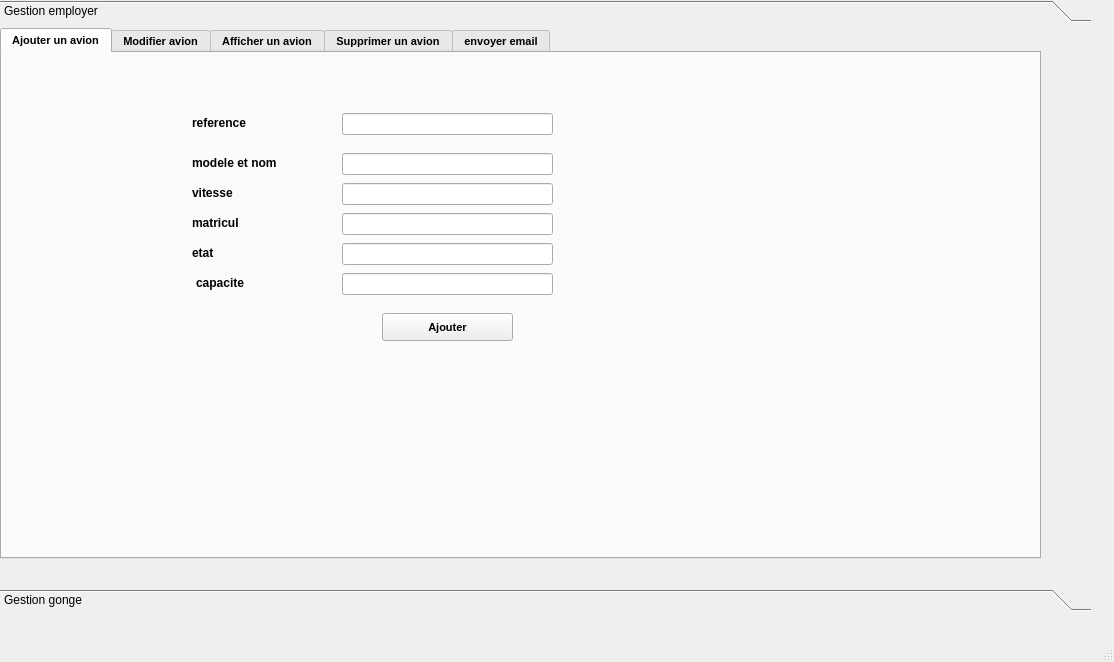
<?xml version="1.0" encoding="UTF-8"?>
<ui version="4.0">
 <class>MainWindow</class>
 <widget class="QMainWindow" name="MainWindow">
  <property name="geometry">
   <rect>
    <x>0</x>
    <y>0</y>
    <width>1114</width>
    <height>662</height>
   </rect>
  </property>
  <property name="windowTitle">
   <string>MainWindow</string>
  </property>
  <widget class="QWidget" name="centralwidget">
   <widget class="QToolBox" name="toolBox">
    <property name="geometry">
     <rect>
      <x>0</x>
      <y>0</y>
      <width>1091</width>
      <height>611</height>
     </rect>
    </property>
    <property name="currentIndex">
     <number>0</number>
    </property>
    <widget class="QWidget" name="page">
     <property name="geometry">
      <rect>
       <x>0</x>
       <y>0</y>
       <width>1091</width>
       <height>549</height>
      </rect>
     </property>
     <attribute name="label">
      <string>Gestion employer</string>
     </attribute>
     <widget class="QTabWidget" name="tabWidget">
      <property name="geometry">
       <rect>
        <x>0</x>
        <y>0</y>
        <width>1041</width>
        <height>531</height>
       </rect>
      </property>
      <property name="font">
       <font>
        <pointsize>8</pointsize>
        <weight>75</weight>
        <bold>true</bold>
        <underline>false</underline>
       </font>
      </property>
      <property name="currentIndex">
       <number>0</number>
      </property>
      <widget class="QWidget" name="tab_8">
       <attribute name="title">
        <string>Ajouter un avion</string>
       </attribute>
       <widget class="QLabel" name="reference">
        <property name="geometry">
         <rect>
          <x>190</x>
          <y>130</y>
          <width>111</width>
          <height>20</height>
         </rect>
        </property>
        <property name="font">
         <font>
          <pointsize>9</pointsize>
          <weight>75</weight>
          <bold>true</bold>
          <underline>false</underline>
         </font>
        </property>
        <property name="text">
         <string>vitesse</string>
        </property>
       </widget>
       <widget class="QLineEdit" name="age">
        <property name="geometry">
         <rect>
          <x>340</x>
          <y>220</y>
          <width>211</width>
          <height>22</height>
         </rect>
        </property>
       </widget>
       <widget class="QLabel" name="type">
        <property name="geometry">
         <rect>
          <x>194</x>
          <y>220</y>
          <width>61</width>
          <height>20</height>
         </rect>
        </property>
        <property name="font">
         <font>
          <pointsize>9</pointsize>
          <weight>75</weight>
          <bold>true</bold>
          <underline>false</underline>
         </font>
        </property>
        <property name="text">
         <string>capacite</string>
        </property>
       </widget>
       <widget class="QLineEdit" name="nom">
        <property name="geometry">
         <rect>
          <x>340</x>
          <y>160</y>
          <width>211</width>
          <height>22</height>
         </rect>
        </property>
       </widget>
       <widget class="QLineEdit" name="cin">
        <property name="geometry">
         <rect>
          <x>340</x>
          <y>130</y>
          <width>211</width>
          <height>22</height>
         </rect>
        </property>
       </widget>
       <widget class="QLabel" name="quantite">
        <property name="geometry">
         <rect>
          <x>190</x>
          <y>160</y>
          <width>81</width>
          <height>20</height>
         </rect>
        </property>
        <property name="font">
         <font>
          <pointsize>9</pointsize>
          <weight>75</weight>
          <bold>true</bold>
          <underline>false</underline>
         </font>
        </property>
        <property name="text">
         <string>matricul</string>
        </property>
       </widget>
       <widget class="QLineEdit" name="prenom">
        <property name="geometry">
         <rect>
          <x>340</x>
          <y>190</y>
          <width>211</width>
          <height>22</height>
         </rect>
        </property>
       </widget>
       <widget class="QLabel" name="prix">
        <property name="geometry">
         <rect>
          <x>190</x>
          <y>190</y>
          <width>141</width>
          <height>20</height>
         </rect>
        </property>
        <property name="font">
         <font>
          <pointsize>9</pointsize>
          <weight>75</weight>
          <bold>true</bold>
          <underline>false</underline>
         </font>
        </property>
        <property name="text">
         <string>etat</string>
        </property>
       </widget>
       <widget class="QPushButton" name="ajouter">
        <property name="geometry">
         <rect>
          <x>380</x>
          <y>260</y>
          <width>131</width>
          <height>28</height>
         </rect>
        </property>
        <property name="text">
         <string>Ajouter</string>
        </property>
       </widget>
       <widget class="QLineEdit" name="matricule">
        <property name="geometry">
         <rect>
          <x>340</x>
          <y>100</y>
          <width>211</width>
          <height>22</height>
         </rect>
        </property>
       </widget>
       <widget class="QLabel" name="reference_4">
        <property name="geometry">
         <rect>
          <x>190</x>
          <y>100</y>
          <width>111</width>
          <height>20</height>
         </rect>
        </property>
        <property name="font">
         <font>
          <pointsize>9</pointsize>
          <weight>75</weight>
          <bold>true</bold>
          <underline>false</underline>
         </font>
        </property>
        <property name="text">
         <string>modele et nom</string>
        </property>
       </widget>
       <widget class="QLineEdit" name="numcontart">
        <property name="geometry">
         <rect>
          <x>340</x>
          <y>60</y>
          <width>211</width>
          <height>22</height>
         </rect>
        </property>
       </widget>
       <widget class="QLabel" name="reference_6">
        <property name="geometry">
         <rect>
          <x>190</x>
          <y>60</y>
          <width>111</width>
          <height>20</height>
         </rect>
        </property>
        <property name="font">
         <font>
          <pointsize>9</pointsize>
          <weight>75</weight>
          <bold>true</bold>
          <underline>false</underline>
         </font>
        </property>
        <property name="text">
         <string>reference</string>
        </property>
       </widget>
      </widget>
      <widget class="QWidget" name="tab_9">
       <attribute name="title">
        <string>Modifier avion</string>
       </attribute>
       <widget class="QLabel" name="label_18">
        <property name="geometry">
         <rect>
          <x>210</x>
          <y>110</y>
          <width>321</width>
          <height>16</height>
         </rect>
        </property>
        <property name="font">
         <font>
          <pointsize>9</pointsize>
          <weight>75</weight>
          <bold>true</bold>
          <underline>true</underline>
         </font>
        </property>
        <property name="text">
         <string>Saisir le cin de l'employer à modifier :</string>
        </property>
       </widget>
       <widget class="QPushButton" name="modifier_2">
        <property name="geometry">
         <rect>
          <x>250</x>
          <y>390</y>
          <width>201</width>
          <height>28</height>
         </rect>
        </property>
        <property name="font">
         <font>
          <pointsize>8</pointsize>
          <weight>75</weight>
          <bold>true</bold>
          <underline>false</underline>
         </font>
        </property>
        <property name="text">
         <string>Modifier employer</string>
        </property>
       </widget>
       <widget class="QLabel" name="type_7">
        <property name="geometry">
         <rect>
          <x>160</x>
          <y>260</y>
          <width>61</width>
          <height>20</height>
         </rect>
        </property>
        <property name="font">
         <font>
          <pointsize>9</pointsize>
          <weight>75</weight>
          <bold>true</bold>
          <underline>false</underline>
         </font>
        </property>
        <property name="text">
         <string>matricule</string>
        </property>
       </widget>
       <widget class="QLineEdit" name="nom_4">
        <property name="geometry">
         <rect>
          <x>310</x>
          <y>200</y>
          <width>211</width>
          <height>22</height>
         </rect>
        </property>
       </widget>
       <widget class="QLabel" name="reference_8">
        <property name="geometry">
         <rect>
          <x>160</x>
          <y>170</y>
          <width>111</width>
          <height>20</height>
         </rect>
        </property>
        <property name="font">
         <font>
          <pointsize>9</pointsize>
          <weight>75</weight>
          <bold>true</bold>
          <underline>false</underline>
         </font>
        </property>
        <property name="text">
         <string>reference</string>
        </property>
       </widget>
       <widget class="QLabel" name="quantite_8">
        <property name="geometry">
         <rect>
          <x>150</x>
          <y>200</y>
          <width>151</width>
          <height>20</height>
         </rect>
        </property>
        <property name="font">
         <font>
          <pointsize>9</pointsize>
          <weight>75</weight>
          <bold>true</bold>
          <underline>false</underline>
         </font>
        </property>
        <property name="text">
         <string>modele et nom </string>
        </property>
       </widget>
       <widget class="QComboBox" name="comboBox_3">
        <property name="geometry">
         <rect>
          <x>310</x>
          <y>170</y>
          <width>211</width>
          <height>22</height>
         </rect>
        </property>
       </widget>
       <widget class="QLabel" name="prix_7">
        <property name="geometry">
         <rect>
          <x>160</x>
          <y>230</y>
          <width>141</width>
          <height>20</height>
         </rect>
        </property>
        <property name="font">
         <font>
          <pointsize>9</pointsize>
          <weight>75</weight>
          <bold>true</bold>
          <underline>false</underline>
         </font>
        </property>
        <property name="text">
         <string>vitesse</string>
        </property>
       </widget>
       <widget class="QLineEdit" name="matricule_4">
        <property name="geometry">
         <rect>
          <x>310</x>
          <y>260</y>
          <width>211</width>
          <height>22</height>
         </rect>
        </property>
       </widget>
       <widget class="QLineEdit" name="prenom_4">
        <property name="geometry">
         <rect>
          <x>310</x>
          <y>230</y>
          <width>211</width>
          <height>22</height>
         </rect>
        </property>
       </widget>
       <widget class="QLineEdit" name="age_4">
        <property name="geometry">
         <rect>
          <x>310</x>
          <y>300</y>
          <width>211</width>
          <height>22</height>
         </rect>
        </property>
       </widget>
       <widget class="QLineEdit" name="num_contrat">
        <property name="geometry">
         <rect>
          <x>310</x>
          <y>340</y>
          <width>211</width>
          <height>22</height>
         </rect>
        </property>
       </widget>
       <widget class="QLabel" name="type_8">
        <property name="geometry">
         <rect>
          <x>160</x>
          <y>300</y>
          <width>61</width>
          <height>20</height>
         </rect>
        </property>
        <property name="font">
         <font>
          <pointsize>9</pointsize>
          <weight>75</weight>
          <bold>true</bold>
          <underline>false</underline>
         </font>
        </property>
        <property name="text">
         <string>etat</string>
        </property>
       </widget>
       <widget class="QLabel" name="type_11">
        <property name="geometry">
         <rect>
          <x>160</x>
          <y>340</y>
          <width>121</width>
          <height>20</height>
         </rect>
        </property>
        <property name="font">
         <font>
          <pointsize>9</pointsize>
          <weight>75</weight>
          <bold>true</bold>
          <underline>false</underline>
         </font>
        </property>
        <property name="text">
         <string>capacite</string>
        </property>
       </widget>
      </widget>
      <widget class="QWidget" name="tab_10">
       <attribute name="title">
        <string>Afficher un avion</string>
       </attribute>
       <widget class="QTableView" name="tabemployer">
        <property name="geometry">
         <rect>
          <x>30</x>
          <y>70</y>
          <width>661</width>
          <height>381</height>
         </rect>
        </property>
       </widget>
       <widget class="QLabel" name="label_31">
        <property name="geometry">
         <rect>
          <x>70</x>
          <y>40</y>
          <width>101</width>
          <height>16</height>
         </rect>
        </property>
        <property name="font">
         <font>
          <pointsize>9</pointsize>
          <weight>75</weight>
          <bold>true</bold>
          <underline>false</underline>
         </font>
        </property>
        <property name="text">
         <string>modele</string>
        </property>
       </widget>
       <widget class="QCheckBox" name="checkBox_2">
        <property name="geometry">
         <rect>
          <x>410</x>
          <y>40</y>
          <width>121</width>
          <height>21</height>
         </rect>
        </property>
        <property name="text">
         <string>decroissant</string>
        </property>
       </widget>
       <widget class="QLineEdit" name="lineEdit_19">
        <property name="geometry">
         <rect>
          <x>190</x>
          <y>40</y>
          <width>201</width>
          <height>22</height>
         </rect>
        </property>
       </widget>
      </widget>
      <widget class="QWidget" name="tab_11">
       <attribute name="title">
        <string>Supprimer un avion</string>
       </attribute>
       <widget class="QPushButton" name="supprimer">
        <property name="geometry">
         <rect>
          <x>360</x>
          <y>170</y>
          <width>201</width>
          <height>28</height>
         </rect>
        </property>
        <property name="font">
         <font>
          <pointsize>8</pointsize>
          <weight>75</weight>
          <bold>true</bold>
          <underline>false</underline>
         </font>
        </property>
        <property name="text">
         <string>Supprimer avion</string>
        </property>
       </widget>
       <widget class="QLabel" name="label_20">
        <property name="geometry">
         <rect>
          <x>240</x>
          <y>110</y>
          <width>321</width>
          <height>16</height>
         </rect>
        </property>
        <property name="font">
         <font>
          <pointsize>9</pointsize>
          <weight>75</weight>
          <bold>true</bold>
          <underline>true</underline>
         </font>
        </property>
        <property name="text">
         <string>Saisir le cin de l'empoyer à supprimer:</string>
        </property>
       </widget>
       <widget class="QLineEdit" name="sup">
        <property name="enabled">
         <bool>false</bool>
        </property>
        <property name="geometry">
         <rect>
          <x>570</x>
          <y>140</y>
          <width>113</width>
          <height>22</height>
         </rect>
        </property>
       </widget>
       <widget class="QLabel" name="reference_sup_4">
        <property name="geometry">
         <rect>
          <x>240</x>
          <y>140</y>
          <width>101</width>
          <height>16</height>
         </rect>
        </property>
        <property name="font">
         <font>
          <pointsize>9</pointsize>
          <weight>75</weight>
          <bold>true</bold>
          <underline>false</underline>
         </font>
        </property>
        <property name="text">
         <string>cin</string>
        </property>
       </widget>
       <widget class="QComboBox" name="comboBox_5">
        <property name="geometry">
         <rect>
          <x>360</x>
          <y>140</y>
          <width>201</width>
          <height>22</height>
         </rect>
        </property>
       </widget>
      </widget>
      <widget class="QWidget" name="tab_2">
       <attribute name="title">
        <string>envoyer email</string>
       </attribute>
       <widget class="QWidget" name="layoutWidget">
        <property name="geometry">
         <rect>
          <x>140</x>
          <y>20</y>
          <width>631</width>
          <height>380</height>
         </rect>
        </property>
        <layout class="QFormLayout" name="formLayout_3">
         <property name="fieldGrowthPolicy">
          <enum>QFormLayout::ExpandingFieldsGrow</enum>
         </property>
         <property name="rowWrapPolicy">
          <enum>QFormLayout::WrapLongRows</enum>
         </property>
         <property name="verticalSpacing">
          <number>9</number>
         </property>
         <item row="0" column="0">
          <widget class="QLabel" name="label_15">
           <property name="text">
            <string>Smtp-server:</string>
           </property>
          </widget>
         </item>
         <item row="1" column="0">
          <widget class="QLabel" name="label_16">
           <property name="text">
            <string>Server port:</string>
           </property>
          </widget>
         </item>
         <item row="2" column="0">
          <widget class="QLabel" name="label_17">
           <property name="text">
            <string>Username:</string>
           </property>
          </widget>
         </item>
         <item row="3" column="0">
          <widget class="QLabel" name="label_22">
           <property name="text">
            <string>Password:</string>
           </property>
          </widget>
         </item>
         <item row="4" column="0">
          <widget class="QLabel" name="label_23">
           <property name="text">
            <string>Recipant to:</string>
           </property>
          </widget>
         </item>
         <item row="5" column="0">
          <widget class="QLabel" name="label_24">
           <property name="text">
            <string>Subject:</string>
           </property>
          </widget>
         </item>
         <item row="6" column="0">
          <widget class="QLabel" name="label_25">
           <property name="text">
            <string>Message:</string>
           </property>
          </widget>
         </item>
         <item row="0" column="1">
          <widget class="QLineEdit" name="server_3">
           <property name="text">
            <string>smtp.gmail.com</string>
           </property>
          </widget>
         </item>
         <item row="1" column="1">
          <widget class="QLineEdit" name="port_3">
           <property name="text">
            <string>465</string>
           </property>
          </widget>
         </item>
         <item row="2" column="1">
          <widget class="QLineEdit" name="uname_3"/>
         </item>
         <item row="3" column="1">
          <widget class="QLineEdit" name="paswd_3">
           <property name="inputMask">
            <string/>
           </property>
           <property name="echoMode">
            <enum>QLineEdit::Password</enum>
           </property>
          </widget>
         </item>
         <item row="4" column="1">
          <widget class="QLineEdit" name="rcpt_3"/>
         </item>
         <item row="5" column="1">
          <widget class="QLineEdit" name="subject_3"/>
         </item>
         <item row="6" column="1">
          <widget class="QPlainTextEdit" name="msg_3"/>
         </item>
        </layout>
       </widget>
       <widget class="QWidget" name="layoutWidget_2">
        <property name="geometry">
         <rect>
          <x>140</x>
          <y>20</y>
          <width>242</width>
          <height>30</height>
         </rect>
        </property>
        <layout class="QHBoxLayout" name="horizontalLayout_3"/>
       </widget>
       <widget class="QPushButton" name="exitBtn_3">
        <property name="geometry">
         <rect>
          <x>670</x>
          <y>430</y>
          <width>93</width>
          <height>28</height>
         </rect>
        </property>
        <property name="text">
         <string>Exit</string>
        </property>
       </widget>
       <widget class="QPushButton" name="sendBtn_3">
        <property name="geometry">
         <rect>
          <x>550</x>
          <y>430</y>
          <width>93</width>
          <height>28</height>
         </rect>
        </property>
        <property name="text">
         <string>Send</string>
        </property>
       </widget>
      </widget>
     </widget>
    </widget>
    <widget class="QWidget" name="page_2">
     <property name="geometry">
      <rect>
       <x>0</x>
       <y>0</y>
       <width>1091</width>
       <height>549</height>
      </rect>
     </property>
     <attribute name="label">
      <string>Gestion gonge</string>
     </attribute>
     <widget class="QTabWidget" name="tabWidget_2">
      <property name="geometry">
       <rect>
        <x>0</x>
        <y>0</y>
        <width>1001</width>
        <height>481</height>
       </rect>
      </property>
      <property name="font">
       <font>
        <pointsize>8</pointsize>
        <weight>75</weight>
        <bold>true</bold>
        <underline>false</underline>
       </font>
      </property>
      <property name="currentIndex">
       <number>2</number>
      </property>
      <widget class="QWidget" name="tab_12">
       <attribute name="title">
        <string>Ajouter un conge</string>
       </attribute>
       <widget class="QLabel" name="reference_2">
        <property name="geometry">
         <rect>
          <x>190</x>
          <y>130</y>
          <width>111</width>
          <height>20</height>
         </rect>
        </property>
        <property name="font">
         <font>
          <pointsize>9</pointsize>
          <weight>75</weight>
          <bold>true</bold>
          <underline>false</underline>
         </font>
        </property>
        <property name="text">
         <string>date fin</string>
        </property>
       </widget>
       <widget class="QLineEdit" name="type_3">
        <property name="geometry">
         <rect>
          <x>340</x>
          <y>160</y>
          <width>211</width>
          <height>22</height>
         </rect>
        </property>
       </widget>
       <widget class="QLineEdit" name="date_fin">
        <property name="geometry">
         <rect>
          <x>340</x>
          <y>130</y>
          <width>211</width>
          <height>22</height>
         </rect>
        </property>
       </widget>
       <widget class="QLabel" name="quantite_2">
        <property name="geometry">
         <rect>
          <x>190</x>
          <y>160</y>
          <width>81</width>
          <height>20</height>
         </rect>
        </property>
        <property name="font">
         <font>
          <pointsize>9</pointsize>
          <weight>75</weight>
          <bold>true</bold>
          <underline>false</underline>
         </font>
        </property>
        <property name="text">
         <string>type</string>
        </property>
       </widget>
       <widget class="QLineEdit" name="cine">
        <property name="geometry">
         <rect>
          <x>340</x>
          <y>190</y>
          <width>211</width>
          <height>22</height>
         </rect>
        </property>
       </widget>
       <widget class="QLabel" name="prix_2">
        <property name="geometry">
         <rect>
          <x>190</x>
          <y>190</y>
          <width>141</width>
          <height>20</height>
         </rect>
        </property>
        <property name="font">
         <font>
          <pointsize>9</pointsize>
          <weight>75</weight>
          <bold>true</bold>
          <underline>false</underline>
         </font>
        </property>
        <property name="text">
         <string>cin employer</string>
        </property>
       </widget>
       <widget class="QPushButton" name="ajouter_2">
        <property name="geometry">
         <rect>
          <x>380</x>
          <y>260</y>
          <width>131</width>
          <height>28</height>
         </rect>
        </property>
        <property name="text">
         <string>Ajouter</string>
        </property>
       </widget>
       <widget class="QLineEdit" name="date_debut">
        <property name="geometry">
         <rect>
          <x>340</x>
          <y>100</y>
          <width>211</width>
          <height>22</height>
         </rect>
        </property>
       </widget>
       <widget class="QLabel" name="reference_5">
        <property name="geometry">
         <rect>
          <x>190</x>
          <y>100</y>
          <width>111</width>
          <height>20</height>
         </rect>
        </property>
        <property name="font">
         <font>
          <pointsize>9</pointsize>
          <weight>75</weight>
          <bold>true</bold>
          <underline>false</underline>
         </font>
        </property>
        <property name="text">
         <string>date debut</string>
        </property>
       </widget>
       <widget class="QLineEdit" name="num_conge">
        <property name="geometry">
         <rect>
          <x>340</x>
          <y>60</y>
          <width>211</width>
          <height>22</height>
         </rect>
        </property>
       </widget>
       <widget class="QLabel" name="reference_7">
        <property name="geometry">
         <rect>
          <x>190</x>
          <y>60</y>
          <width>111</width>
          <height>20</height>
         </rect>
        </property>
        <property name="font">
         <font>
          <pointsize>9</pointsize>
          <weight>75</weight>
          <bold>true</bold>
          <underline>false</underline>
         </font>
        </property>
        <property name="text">
         <string>num_conge</string>
        </property>
       </widget>
      </widget>
      <widget class="QWidget" name="tab_13">
       <attribute name="title">
        <string>Modifier employer</string>
       </attribute>
       <widget class="QLabel" name="label_19">
        <property name="geometry">
         <rect>
          <x>210</x>
          <y>110</y>
          <width>321</width>
          <height>16</height>
         </rect>
        </property>
        <property name="font">
         <font>
          <pointsize>9</pointsize>
          <weight>75</weight>
          <bold>true</bold>
          <underline>true</underline>
         </font>
        </property>
        <property name="text">
         <string>Saisir le numero du conge à modifier :</string>
        </property>
       </widget>
       <widget class="QPushButton" name="modifier_3">
        <property name="geometry">
         <rect>
          <x>250</x>
          <y>390</y>
          <width>201</width>
          <height>28</height>
         </rect>
        </property>
        <property name="font">
         <font>
          <pointsize>8</pointsize>
          <weight>75</weight>
          <bold>true</bold>
          <underline>false</underline>
         </font>
        </property>
        <property name="text">
         <string>Modifier employer</string>
        </property>
       </widget>
       <widget class="QLabel" name="type_9">
        <property name="geometry">
         <rect>
          <x>160</x>
          <y>260</y>
          <width>61</width>
          <height>20</height>
         </rect>
        </property>
        <property name="font">
         <font>
          <pointsize>9</pointsize>
          <weight>75</weight>
          <bold>true</bold>
          <underline>false</underline>
         </font>
        </property>
        <property name="text">
         <string>type</string>
        </property>
       </widget>
       <widget class="QLineEdit" name="nom_5">
        <property name="geometry">
         <rect>
          <x>310</x>
          <y>200</y>
          <width>211</width>
          <height>22</height>
         </rect>
        </property>
       </widget>
       <widget class="QLabel" name="reference_9">
        <property name="geometry">
         <rect>
          <x>160</x>
          <y>170</y>
          <width>111</width>
          <height>20</height>
         </rect>
        </property>
        <property name="font">
         <font>
          <pointsize>9</pointsize>
          <weight>75</weight>
          <bold>true</bold>
          <underline>false</underline>
         </font>
        </property>
        <property name="text">
         <string>num conge</string>
        </property>
       </widget>
       <widget class="QLabel" name="quantite_9">
        <property name="geometry">
         <rect>
          <x>160</x>
          <y>200</y>
          <width>101</width>
          <height>20</height>
         </rect>
        </property>
        <property name="font">
         <font>
          <pointsize>9</pointsize>
          <weight>75</weight>
          <bold>true</bold>
          <underline>false</underline>
         </font>
        </property>
        <property name="text">
         <string>date_debut</string>
        </property>
       </widget>
       <widget class="QComboBox" name="comboBox_4">
        <property name="geometry">
         <rect>
          <x>310</x>
          <y>170</y>
          <width>211</width>
          <height>22</height>
         </rect>
        </property>
       </widget>
       <widget class="QLabel" name="prix_8">
        <property name="geometry">
         <rect>
          <x>160</x>
          <y>230</y>
          <width>141</width>
          <height>20</height>
         </rect>
        </property>
        <property name="font">
         <font>
          <pointsize>9</pointsize>
          <weight>75</weight>
          <bold>true</bold>
          <underline>false</underline>
         </font>
        </property>
        <property name="text">
         <string>date_fin</string>
        </property>
       </widget>
       <widget class="QLineEdit" name="matricule_5">
        <property name="geometry">
         <rect>
          <x>310</x>
          <y>260</y>
          <width>211</width>
          <height>22</height>
         </rect>
        </property>
       </widget>
       <widget class="QLineEdit" name="prenom_5">
        <property name="geometry">
         <rect>
          <x>310</x>
          <y>230</y>
          <width>211</width>
          <height>22</height>
         </rect>
        </property>
       </widget>
       <widget class="QLineEdit" name="age_5">
        <property name="geometry">
         <rect>
          <x>310</x>
          <y>290</y>
          <width>211</width>
          <height>22</height>
         </rect>
        </property>
       </widget>
       <widget class="QLabel" name="type_10">
        <property name="geometry">
         <rect>
          <x>160</x>
          <y>290</y>
          <width>111</width>
          <height>20</height>
         </rect>
        </property>
        <property name="font">
         <font>
          <pointsize>9</pointsize>
          <weight>75</weight>
          <bold>true</bold>
          <underline>false</underline>
         </font>
        </property>
        <property name="text">
         <string>cin employer</string>
        </property>
       </widget>
      </widget>
      <widget class="QWidget" name="tab_14">
       <attribute name="title">
        <string>Afficher un employer</string>
       </attribute>
       <widget class="QTableView" name="tabconge">
        <property name="geometry">
         <rect>
          <x>30</x>
          <y>70</y>
          <width>661</width>
          <height>381</height>
         </rect>
        </property>
       </widget>
       <widget class="QLabel" name="label_32">
        <property name="geometry">
         <rect>
          <x>70</x>
          <y>40</y>
          <width>101</width>
          <height>16</height>
         </rect>
        </property>
        <property name="font">
         <font>
          <pointsize>9</pointsize>
          <weight>75</weight>
          <bold>true</bold>
          <underline>false</underline>
         </font>
        </property>
        <property name="text">
         <string>cin</string>
        </property>
       </widget>
       <widget class="QCheckBox" name="checkBox_3">
        <property name="geometry">
         <rect>
          <x>410</x>
          <y>40</y>
          <width>121</width>
          <height>21</height>
         </rect>
        </property>
        <property name="text">
         <string>decroissant</string>
        </property>
       </widget>
       <widget class="QLineEdit" name="lineEdit_20">
        <property name="geometry">
         <rect>
          <x>190</x>
          <y>40</y>
          <width>201</width>
          <height>22</height>
         </rect>
        </property>
       </widget>
      </widget>
      <widget class="QWidget" name="tab_15">
       <attribute name="title">
        <string>Supprimer un employer</string>
       </attribute>
       <widget class="QPushButton" name="supprimer_2">
        <property name="geometry">
         <rect>
          <x>360</x>
          <y>170</y>
          <width>201</width>
          <height>28</height>
         </rect>
        </property>
        <property name="font">
         <font>
          <pointsize>8</pointsize>
          <weight>75</weight>
          <bold>true</bold>
          <underline>false</underline>
         </font>
        </property>
        <property name="text">
         <string>Supprimer conge</string>
        </property>
       </widget>
       <widget class="QLabel" name="label_21">
        <property name="geometry">
         <rect>
          <x>240</x>
          <y>110</y>
          <width>321</width>
          <height>16</height>
         </rect>
        </property>
        <property name="font">
         <font>
          <pointsize>9</pointsize>
          <weight>75</weight>
          <bold>true</bold>
          <underline>true</underline>
         </font>
        </property>
        <property name="text">
         <string>Saisir le num du conge à supprimer:</string>
        </property>
       </widget>
       <widget class="QLineEdit" name="sup_2">
        <property name="enabled">
         <bool>false</bool>
        </property>
        <property name="geometry">
         <rect>
          <x>570</x>
          <y>140</y>
          <width>113</width>
          <height>22</height>
         </rect>
        </property>
       </widget>
       <widget class="QLabel" name="reference_sup_5">
        <property name="geometry">
         <rect>
          <x>240</x>
          <y>140</y>
          <width>101</width>
          <height>16</height>
         </rect>
        </property>
        <property name="font">
         <font>
          <pointsize>9</pointsize>
          <weight>75</weight>
          <bold>true</bold>
          <underline>false</underline>
         </font>
        </property>
        <property name="text">
         <string>num conge</string>
        </property>
       </widget>
       <widget class="QComboBox" name="comboBox_6">
        <property name="geometry">
         <rect>
          <x>360</x>
          <y>140</y>
          <width>201</width>
          <height>22</height>
         </rect>
        </property>
       </widget>
      </widget>
      <widget class="QWidget" name="tab">
       <attribute name="title">
        <string>statistique</string>
       </attribute>
       <widget class="QCustomPlot" name="customPlot" native="true">
        <property name="geometry">
         <rect>
          <x>30</x>
          <y>10</y>
          <width>881</width>
          <height>331</height>
         </rect>
        </property>
       </widget>
      </widget>
     </widget>
    </widget>
   </widget>
  </widget>
  <widget class="QMenuBar" name="menubar">
   <property name="geometry">
    <rect>
     <x>0</x>
     <y>0</y>
     <width>1114</width>
     <height>26</height>
    </rect>
   </property>
  </widget>
  <widget class="QStatusBar" name="statusbar"/>
 </widget>
 <customwidgets>
  <customwidget>
   <class>QCustomPlot</class>
   <extends>QWidget</extends>
   <header>qcustomplot.h</header>
   <container>1</container>
  </customwidget>
 </customwidgets>
 <resources/>
 <connections/>
</ui>
